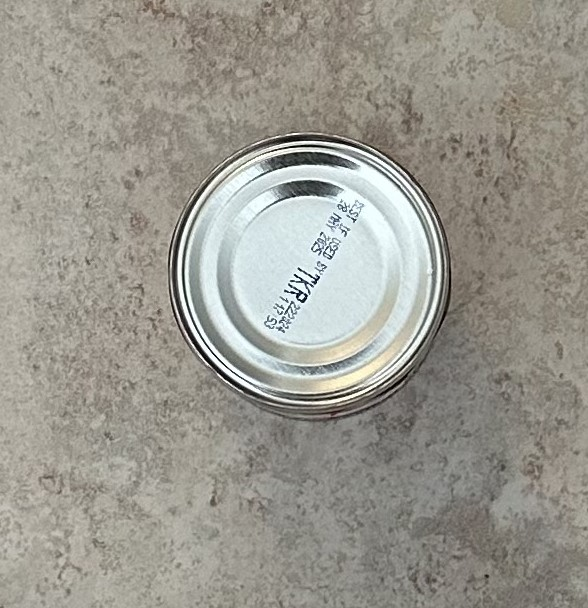
#> input picture circledetection/Circle_Image.jpg, 588 x 608 px
$ python main.py
#> lines starting #> are read from the running program, lines starting #| are printed output that depends on the picture; after the words box and inside, x2 and y2 are one past the last pixel; in counts of white or black regions, pixels touching at a corner belong together
### circledetection/processing_display_image.py
import cv2 as cv # Computer vision and image processing library


def process_img(img):
    # Makes image grayscale
    gray = cv.cvtColor(img, cv.COLOR_BGR2GRAY)

    # Blurs image generally with 10 intensity
    gray = cv.blur(gray, (10, 10))

    # Takes the median color of a specific area and used to blur
    # This mainly is used to prevent detection of the inner circles in the can
    gray = cv.medianBlur(gray, 31)

    return gray


def display_img(img, winname):
    # Displays image with window name, or the name of the tab
    cv.imshow(winname, img)

    # Keeps image until user presses 0 on keyboard, then destroys it
    cv.waitKey(0)
    cv.destroyAllWindows()

### circledetection/circles.py
import cv2 as cv
import numpy as np # Library for arrays, better for memory and commonly used for larger arrays


def detect_circles(processed_img):
    # NumPy array method which indicates how many elements the first array has
    rows = processed_img.shape[0]

    # param 1 & 2 correlate to cv.HOUGH_GRADIENT, which detects the edges
    # dp is ratio of accumulator resolution to image resolution
    # Stores center line and radius

    circles = cv.HoughCircles(processed_img, cv.HOUGH_GRADIENT,
                              1, rows / 8,
                              param1=100, param2=30,
                              minRadius=75, maxRadius=200)
    return circles


def draw_circle(img, circles):
    # If statement to prevent an error if no circles are detected
    if circles is not None:
        # Round up/down numbers in array
        circles = np.uint16(np.around(circles))
        # Element 0, 1 is center of circle
        for circle in circles[0, :]:
            center = (circle[0], circle[1])
            # circle center, draws a dot (very tiny circle)
            cv.circle(img, center, 1, (0, 0, 255), 3)
            # circle outline, element 2 is radius
            radius = circle[2]
            cv.circle(img, center, radius, (0, 255, 0), 5)

        return img
    else:
        return img

### circledetection/main.py
from processing_display_image import *  # My library for displaying and processing images
from circles import *  # My library for circle detection/drawing
import cv2 as cv  # Computer vision and image processing library, to detect and draw circles, and load images


if __name__ == "__main__":
    # File name of the image
    file = 'Circle_Image.jpg'
    img = cv.imread(file)
#> img is the input picture: shape (608, 588, 3); mean B, G, R 144.1, 152.7, 154.9

    # Makes image grayscale and uses blurring methods
    gray_img = process_img(img)
#> in process_img, `gray = cv.blur(gray, (10, 10))`:
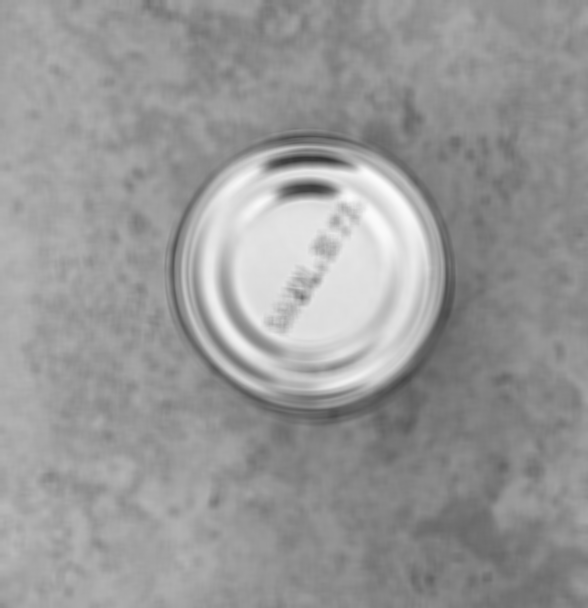
#> gray: shape (608, 588); min 52, max 251, mean 152.4
#> in process_img, `gray = cv.medianBlur(gray, 31)`:
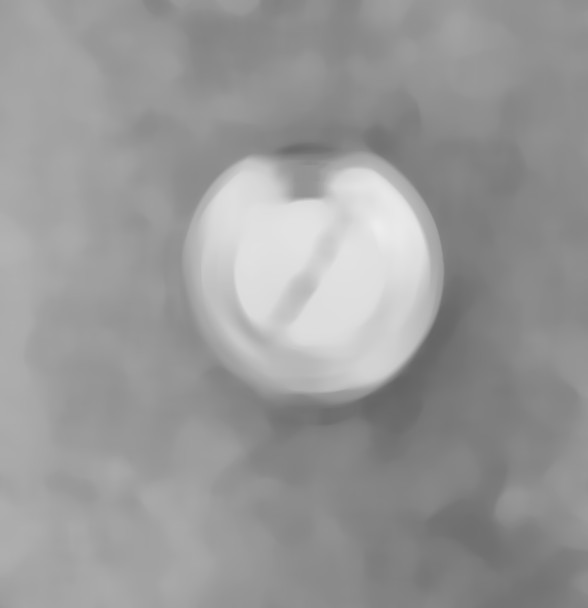
#> gray: shape (608, 588); min 100, max 237, mean 152.8

    # Detects and draws circles with OpenCV
    detected_circle = detect_circles(gray_img)
#> in detect_circles, `circles = cv.HoughCircles(processed_img, cv.HOUGH_GRADIENT, 1, rows / ..`: circles = [[310.5, 269.5, 132.9]]
#> detected_circle = [[310.5, 269.5, 132.9]]
    img = draw_circle(img, detected_circle)
#> in draw_circle, `circles = np.uint16(np.around(circles))`: circles = [[310, 270, 133]]
#> the loop in draw_circle, `for circle in circles[0, :]:` made 1 pass
#> after the loop in draw_circle, `for circle in circles[0, :]:`:
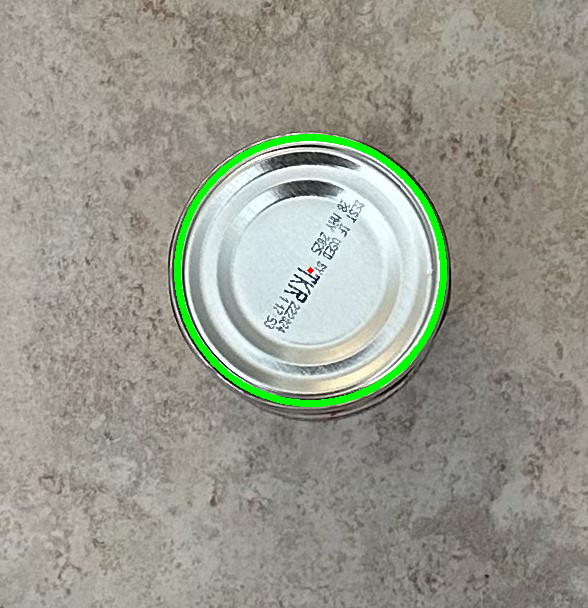
#> img: shape (608, 588, 3); 1.63% of pixels changed, all inside (x1, y1, x2, y2) = (174, 134, 447, 407)

    # Displays image with a delay until user presses "0" on the keyboard
    display_img(img, "Detected Circles")
